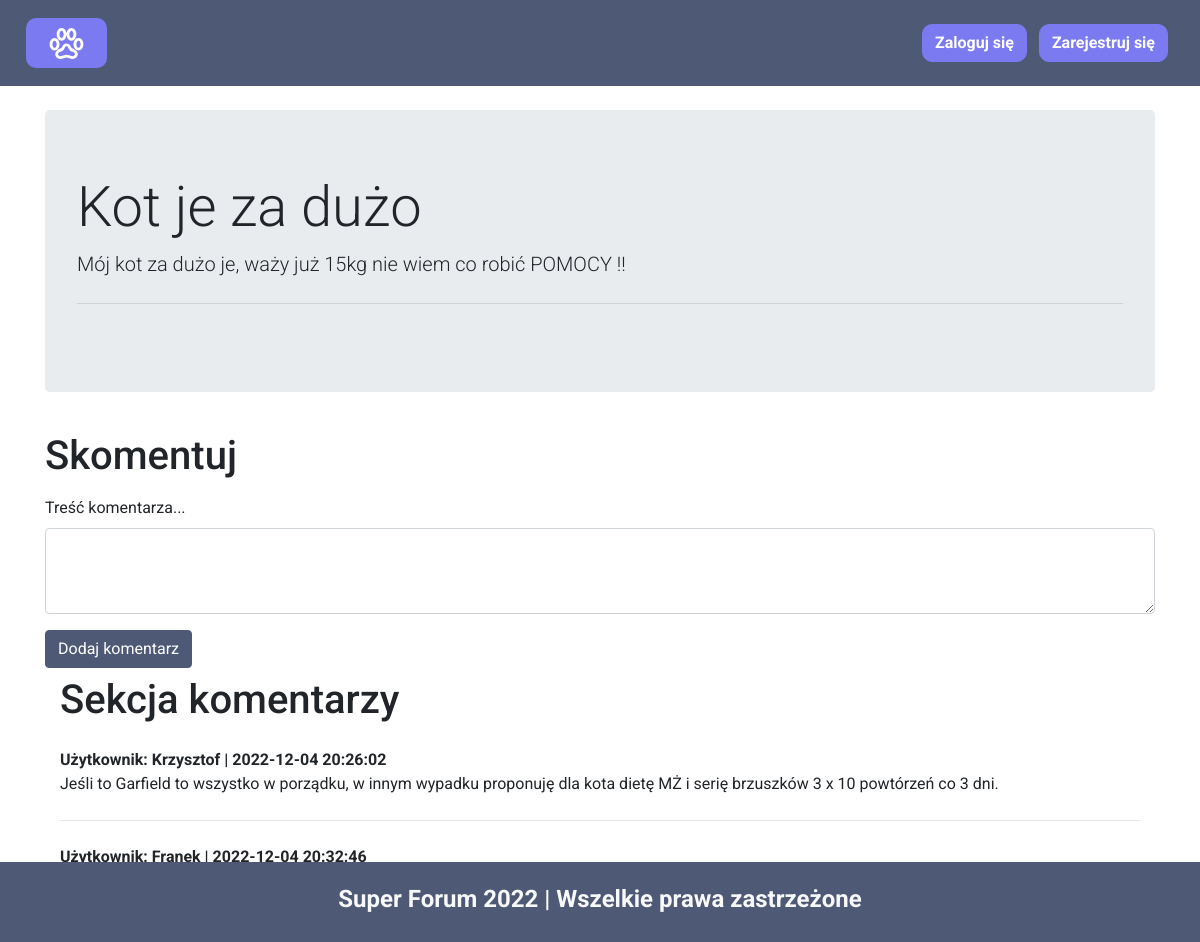
Page /watek2.php?threadsid=1 on the committed database.
### tables this page shows
CREATE TABLE `threads` (
  `threads_id` int(8) NOT NULL,
  `thread_title` varchar(255) NOT NULL,
  `thread_description` text NOT NULL,
  `thread_cat_id` int(8) NOT NULL,
  `thread_user_id` int(8) NOT NULL,
  `timestamp` datetime NOT NULL DEFAULT current_timestamp()
);

CREATE TABLE `comments` (
  `comment_id` int(8) NOT NULL,
  `comment_content` text NOT NULL,
  `threads_id` int(8) NOT NULL,
  `comment_by` int(11) NOT NULL,
  `comment_time` datetime NOT NULL DEFAULT current_timestamp()
);

CREATE TABLE `users` (
  `id` int(11) NOT NULL,
  `user` varchar(255) NOT NULL,
  `pass` varchar(255) NOT NULL,
  `email` varchar(255) NOT NULL,
  `actor` varchar(255) NOT NULL
);

### watek2.php (the view, shortened to what this page needs)
<!doctype html>
<html lang="pl">
<head>
    <link rel="stylesheet" href="https://cdn.jsdelivr.net/npm/bootstrap@4.5.3/dist/css/bootstrap.min.css">
    <link rel="stylesheet" href="navbar-style.css">
</head>
<body>
    <?php
    include_once('./navbar.php');
    try {
        require_once('./connect.php');
        $id = $_GET['threadsid'];
        $sql = "SELECT * FROM `threads` WHERE threads_id=$id";
        $result = $conn->query($sql);
        while ($row = $result->fetch_assoc()) {
            $title = $row['thread_title'];
            $desc = $row['thread_description'];
        }
    } catch (Exception $e) {
        $_SESSION['e'] = "<h2 style='color:red; text-align:center; padding-top:20px'>Błąd serwera. Przepraszamy za problemy. Spróbuj później.</h2>";
    }
    ?>
    <div class="container my-4">
        <div class="jumbotron">
            <h1 class="display-4"> <?php echo $title; ?></h1>
            <p class="lead"><?php echo $desc; ?></p>
            <hr class="my-4">
        </div>
    </div>
    <div class="container">
        <h1 class="py-2">Skomentuj</h1>
        <form action="<?php echo $_SERVER['REQUEST_URI'] ?>" method="post">
            <div class="form-group">
                <label for="exampleFormControlTextarea1">Treść komentarza...</label>
                <textarea class="form-control" id="comment" name="comment" rows="3"></textarea>
            </div>
            <button type="submit" class="btn btn-primary">Dodaj komentarz </button>
        </form>
        <div class="container">
            <h1 class="py-2">Sekcja komentarzy</h1>
            <?php
            try {
                $id = $_GET['threadsid'];
                $sql = "SELECT * FROM `comments` WHERE threads_id=$id";
                $result = $conn->query($sql);
                while ($row = $result->fetch_assoc()) {
                    $content = $row['comment_content'];
                    $comment_time = $row['comment_time'];
                    $comment_by = $row['comment_by'];
                    $sql2 = "SELECT user FROM users WHERE id=$comment_by";
                    $res2 = $conn->query($sql2);
                    foreach ($res2 as $row) {
                        $comm = $row['user'];
                    }
                    echo '<div class="media my-3">
                <div class="media-body">
                   <p class="font-weight-bold my-0">Użytkownik: ' . $comm . " | " . $comment_time . ' </p>
                    ' . $content . '
                </div>
               </div>
               <hr class="my-4">';
                }
            } catch (Exception $e) {
                $_SESSION['e'] = "<h2 style='color:red; text-align:center; padding-top:20px'>Błąd serwera. Przepraszamy za problemy. Spróbuj później.</h2>";
            }
            ?>
        </div>
        <?php include_once('./footer.php') ?>
</body>
</html>

### navbar-style.css (style rules this page uses)
* { font-family: "Roboto", sans-ser !important; box-sizing: border-box; }
.btn-primary { color: #fff; background-color: #4E5975; border-color: #4E5975; }

### rows in the picture
threads: thread_title "Kot je za dużo", thread_description "Mój kot za dużo je, waży już 15kg nie wiem co robić POMOCY !!"
comments: users.user "Krzysztof", comment_time "2022-12-04 20:26:02", comment_content "Jeśli to Garfield to wszystko w porządku, w innym wypadku proponuję dla kota dietę MŻ i serię brzuszków 3 x 10 powtórzeń co 3 dni."
comments: users.user "Franek", comment_time "2022-12-04 20:32:46"
